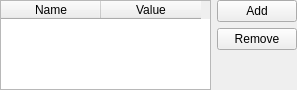
<?xml version="1.0" encoding="UTF-8"?>
<ui version="4.0">
 <class>GdalToolsOptionsTable</class>
 <widget class="QWidget" name="GdalToolsOptionsTable">
  <property name="geometry">
   <rect>
    <x>0</x>
    <y>0</y>
    <width>297</width>
    <height>90</height>
   </rect>
  </property>
  <layout class="QVBoxLayout" name="verticalLayout">
   <property name="margin">
    <number>0</number>
   </property>
   <item>
    <widget class="QWidget" name="creationOptionsWidget" native="true">
     <property name="sizePolicy">
      <sizepolicy hsizetype="Preferred" vsizetype="Preferred">
       <horstretch>0</horstretch>
       <verstretch>0</verstretch>
      </sizepolicy>
     </property>
     <layout class="QHBoxLayout" name="horizontalLayout_4">
      <property name="margin">
       <number>0</number>
      </property>
      <item>
       <widget class="QTableWidget" name="table">
        <property name="minimumSize">
         <size>
          <width>204</width>
          <height>0</height>
         </size>
        </property>
        <column>
         <property name="text">
          <string>Name</string>
         </property>
        </column>
        <column>
         <property name="text">
          <string>Value</string>
         </property>
        </column>
       </widget>
      </item>
      <item>
       <layout class="QVBoxLayout" name="verticalLayout_2">
        <item>
         <widget class="QPushButton" name="btnAdd">
          <property name="text">
           <string>Add</string>
          </property>
         </widget>
        </item>
        <item>
         <widget class="QPushButton" name="btnDel">
          <property name="text">
           <string>Remove</string>
          </property>
         </widget>
        </item>
        <item>
         <spacer name="verticalSpacer">
          <property name="orientation">
           <enum>Qt::Vertical</enum>
          </property>
          <property name="sizeHint" stdset="0">
           <size>
            <width>20</width>
            <height>40</height>
           </size>
          </property>
         </spacer>
        </item>
       </layout>
      </item>
     </layout>
    </widget>
   </item>
  </layout>
 </widget>
 <resources/>
 <connections/>
</ui>
